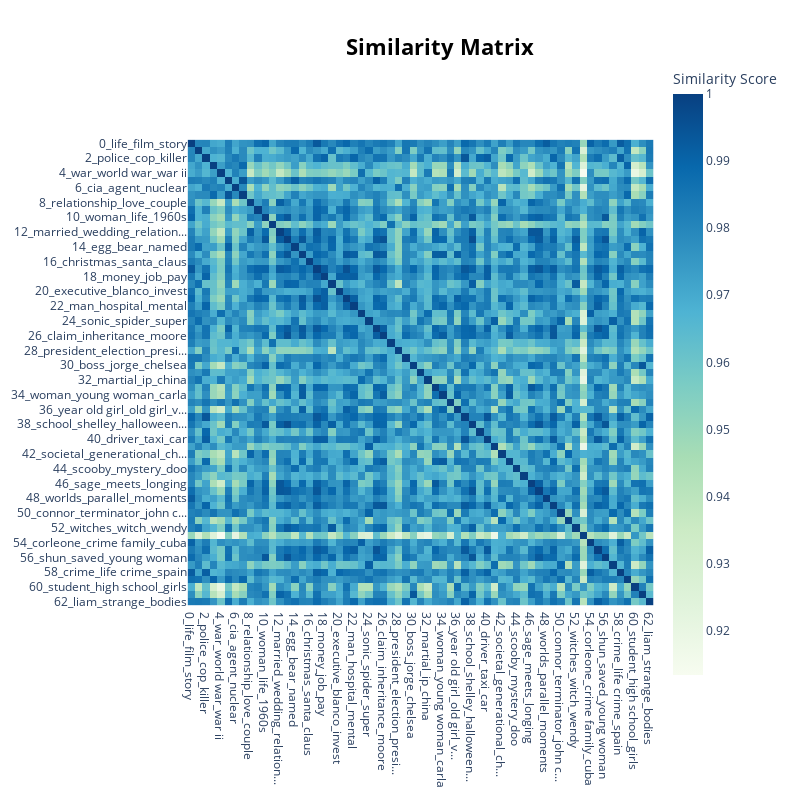

Notebook source saved alongside this figure:
### Code cell
#matriz de similaridade entre tópicos
topic_model.visualize_heatmap().show()

### Figure 1 — Plotly figure (JSON) as saved in the notebook; plotly's stock layout.template omitted (floating-point values rounded to 4 significant figures; data arrays with more than 128 entries replaced by an {"elided": "..."} marker saying what was removed)
{"data": [{"coloraxis": "coloraxis", "hovertemplate": "x: %{x}<br>y: %{y}<br>Similarity Score: %{z}<extra></extra>", "name": "0", "type": "heatmap", "x": ["0_life_film_story", "1_king_ancient_goku", "2_police_cop_killer", "3_earth_planet_space", "4_war_world war_war ii", "5_group_friends_discover", "6_cia_agent_nuclear", "7_virus_survivors_zombies", "8_relationship_love_couple", "9_school_students_high school", "10_woman_life_1960s", "11_team_coach_football", "12_married_wedding_relation...", "13_mother_daughter_father", "14_egg_bear_named", "15_mother_father_young", "16_christmas_santa_claus", "17_erik_marvin_life", "18_money_job_pay", "19_fairy_princess_ariel", "20_executive_blanco_invest", "21_year old_old_school", "22_man_hospital_mental", "23_civil war_civil_slave", "24_sonic_spider_super", "25_sorority_father_son", "26_claim_inheritance_moore", "27_champion_boxer_boxing", "28_president_election_presi...", "29_priest_vatican_exorcism", "30_boss_jorge_chelsea", "31_gotham_batman_gotham city", "32_martial_ip_china", "33_husband_tammy_woman", "34_woman_young woman_carla", "35_platoon_dodge_war", "36_year old girl_old girl_v...", "37_hit_stone_melvin", "38_school_shelley_halloween...", "39_court_supreme_case", "40_driver_taxi_car", "41_superman_luthor_steel", "42_societal_generational_ch...", "43_murder_besson_patient", "44_scooby_mystery_doo", "45_queen_royal_king", "46_sage_meets_longing", "47_taiwan_su_jong", "48_worlds_parallel_moments", "49_cat mouse_mouse_cat", "50_connor_terminator_john c...", "51_african american_african...", "52_witches_witch_wendy", "53_high school_high_school", "54_corleone_crime family_cuba", "55_mason_burned_egypt", "56_shun_saved_young woman", "57_xavier_wolverine_mutants", "58_crime_life crime_spain", "59_lincoln_caesar_okoye", "60_student_high school_girls", "61_elle_cher_school", "62_liam_strange_bodies"], "xaxis": "x", "y": ["0_life_film_story", "1_king_ancient_goku", "2_police_cop_killer", "3_earth_planet_space", "4_war_world war_war ii", "5_group_friends_discover", "6_cia_agent_nuclear", "7_virus_survivors_zombies", "8_relationship_love_couple", "9_school_students_high school", "10_woman_life_1960s", "11_team_coach_football", "12_married_wedding_relation...", "13_mother_daughter_father", "14_egg_bear_named", "15_mother_father_young", "16_christmas_santa_claus", "17_erik_marvin_life", "18_money_job_pay", "19_fairy_princess_ariel", "20_executive_blanco_invest", "21_year old_old_school", "22_man_hospital_mental", "23_civil war_civil_slave", "24_sonic_spider_super", "25_sorority_father_son", "26_claim_inheritance_moore", "27_champion_boxer_boxing", "28_president_election_presi...", "29_priest_vatican_exorcism", "30_boss_jorge_chelsea", "31_gotham_batman_gotham city", "32_martial_ip_china", "33_husband_tammy_woman", "34_woman_young woman_carla", "35_platoon_dodge_war", "36_year old girl_old girl_v...", "37_hit_stone_melvin", "38_school_shelley_halloween...", "39_court_supreme_case", "40_driver_taxi_car", "41_superman_luthor_steel", "42_societal_generational_ch...", "43_murder_besson_patient", "44_scooby_mystery_doo", "45_queen_royal_king", "46_sage_meets_longing", "47_taiwan_su_jong", "48_worlds_parallel_moments", "49_cat mouse_mouse_cat", "50_connor_terminator_john c...", "51_african american_african...", "52_witches_witch_wendy", "53_high school_high_school", "54_corleone_crime family_cuba", "55_mason_burned_egypt", "56_shun_saved_young woman", "57_xavier_wolverine_mutants", "58_crime_life crime_spain", "59_lincoln_caesar_okoye", "60_student_high school_girls", "61_elle_cher_school", "62_liam_strange_bodies"], "yaxis": "y", "z": {"elided": "63x63 float values"}}], "layout": {"coloraxis": {"colorbar": {"title": {"text": "Similarity Score"}}, "colorscale": [[0, "rgb(247,252,240)"], [0.125, "rgb(224,243,219)"], [0.25, "rgb(204,235,197)"], [0.375, "rgb(168,221,181)"], [0.5, "rgb(123,204,196)"], [0.625, "rgb(78,179,211)"], [0.75, "rgb(43,140,190)"], [0.875, "rgb(8,104,172)"], [1, "rgb(8,64,129)"]]}, "height": 800, "hoverlabel": {"bgcolor": "white", "font": {"family": "Rockwell", "size": 16}}, "legend": {"title": {"text": "Trend"}}, "margin": {"t": 60}, "showlegend": true, "title": {"font": {"color": "Black", "size": 22}, "text": "<b>Similarity Matrix</b>", "x": 0.55, "xanchor": "center", "y": 0.95, "yanchor": "top"}, "width": 800, "xaxis": {"anchor": "y", "constrain": "domain", "domain": [0, 1], "scaleanchor": "y"}, "yaxis": {"anchor": "x", "autorange": "reversed", "constrain": "domain", "domain": [0, 1]}}}
